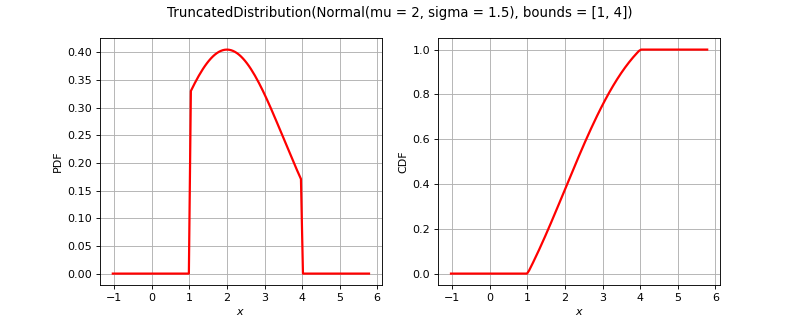

Here is the Python script that generated this plot:
import openturns as ot
from matplotlib import pyplot as plt
from openturns.viewer import View
title = None
if ot.TruncatedDistribution().__class__.__name__ == 'Bernoulli':
    distribution = ot.Bernoulli(0.7)
elif ot.TruncatedDistribution().__class__.__name__ == 'Binomial':
    distribution = ot.Binomial(5, 0.2)
elif ot.TruncatedDistribution().__class__.__name__ == 'Hypergeometric':
    distribution = ot.Hypergeometric(10, 4, 7)
elif ot.TruncatedDistribution().__class__.__name__ == 'CumulativeDistributionNetwork':
    coll = [ot.Normal(2),ot.Dirichlet([0.5, 1.0, 1.5])]
    distribution = ot.CumulativeDistributionNetwork(coll, ot.BipartiteGraph([[0,1], [0,1]]))
elif ot.TruncatedDistribution().__class__.__name__ == 'Histogram':
    distribution = ot.Histogram([-1.0, 0.5, 1.0, 2.0], [0.45, 0.4, 0.15])
elif ot.TruncatedDistribution().__class__.__name__ == 'KernelMixture':
    kernel = ot.Uniform()
    sample = ot.Normal().getSample(5)
    bandwidth = [1.0]
    distribution = ot.KernelMixture(kernel, bandwidth, sample)
elif ot.TruncatedDistribution().__class__.__name__ == 'MaximumDistribution':
    coll = [ot.Uniform(2.5, 3.5), ot.LogUniform(1.0, 1.2), ot.Triangular(2.0, 3.0, 4.0)]
    distribution = ot.MaximumDistribution(coll)
elif ot.TruncatedDistribution().__class__.__name__ == 'Multinomial':
    distribution = ot.Multinomial(5, [0.2])
elif ot.TruncatedDistribution().__class__.__name__ == 'RandomMixture':
    coll = [ot.Triangular(0.0, 1.0, 5.0), ot.Uniform(-2.0, 2.0)]
    weights = [0.8, 0.2]
    cst = 3.0
    distribution = ot.RandomMixture(coll, weights, cst)
elif ot.TruncatedDistribution().__class__.__name__ == 'TruncatedDistribution':
    distribution = ot.TruncatedDistribution(ot.Normal(2.0, 1.5), 1.0, 4.0)
elif ot.TruncatedDistribution().__class__.__name__ == 'UserDefined':
    distribution = ot.UserDefined([[1.0], [2.0], [3.0]], [0.4, 0.5, 1.0])
elif ot.TruncatedDistribution().__class__.__name__ == 'ZipfMandelbrot':
    distribution = ot.ZipfMandelbrot(10, 2.5, 0.3)
elif ot.TruncatedDistribution().__class__.__name__ == 'Normal':
    cov = ot.CovarianceMatrix([[1.0, -0.5], [-0.5, 1.0]])
    distribution = ot.Normal([0.0, 0.0], cov)
    title = "Normal dist. with correlation coefficient {}".format(cov[0, 1])
else:
    distribution = ot.TruncatedDistribution()

dimension = distribution.getDimension()
if title is None:
    title = str(distribution)[:100].split('\n')[0]
if dimension == 1:
    distribution.setDescription(['$x$'])
    pdf_graph = distribution.drawPDF()
    cdf_graph = distribution.drawCDF()
    fig = plt.figure(figsize=(10, 4))
    pdf_axis = fig.add_subplot(121)
    cdf_axis = fig.add_subplot(122)
    View(pdf_graph, figure=fig, axes=[pdf_axis], add_legend=False)
    View(cdf_graph, figure=fig, axes=[cdf_axis], add_legend=False)
    fig.suptitle(title)
elif dimension == 2:
    grid = ot.GridLayout(1, 2)
    pdf_graph = distribution.drawPDF()
    pdf_graph.setLegends([''])
    cdf_graph = distribution.drawCDF()
    cdf_graph.setLegends([''])
    grid.setGraph(0, 0, pdf_graph)
    grid.setGraph(0, 1, cdf_graph)
    grid.setTitle(title)
    fig = View(grid).getFigure()
    fig.axes[0].set_title('PDF')
    fig.axes[1].set_title('CDF')
